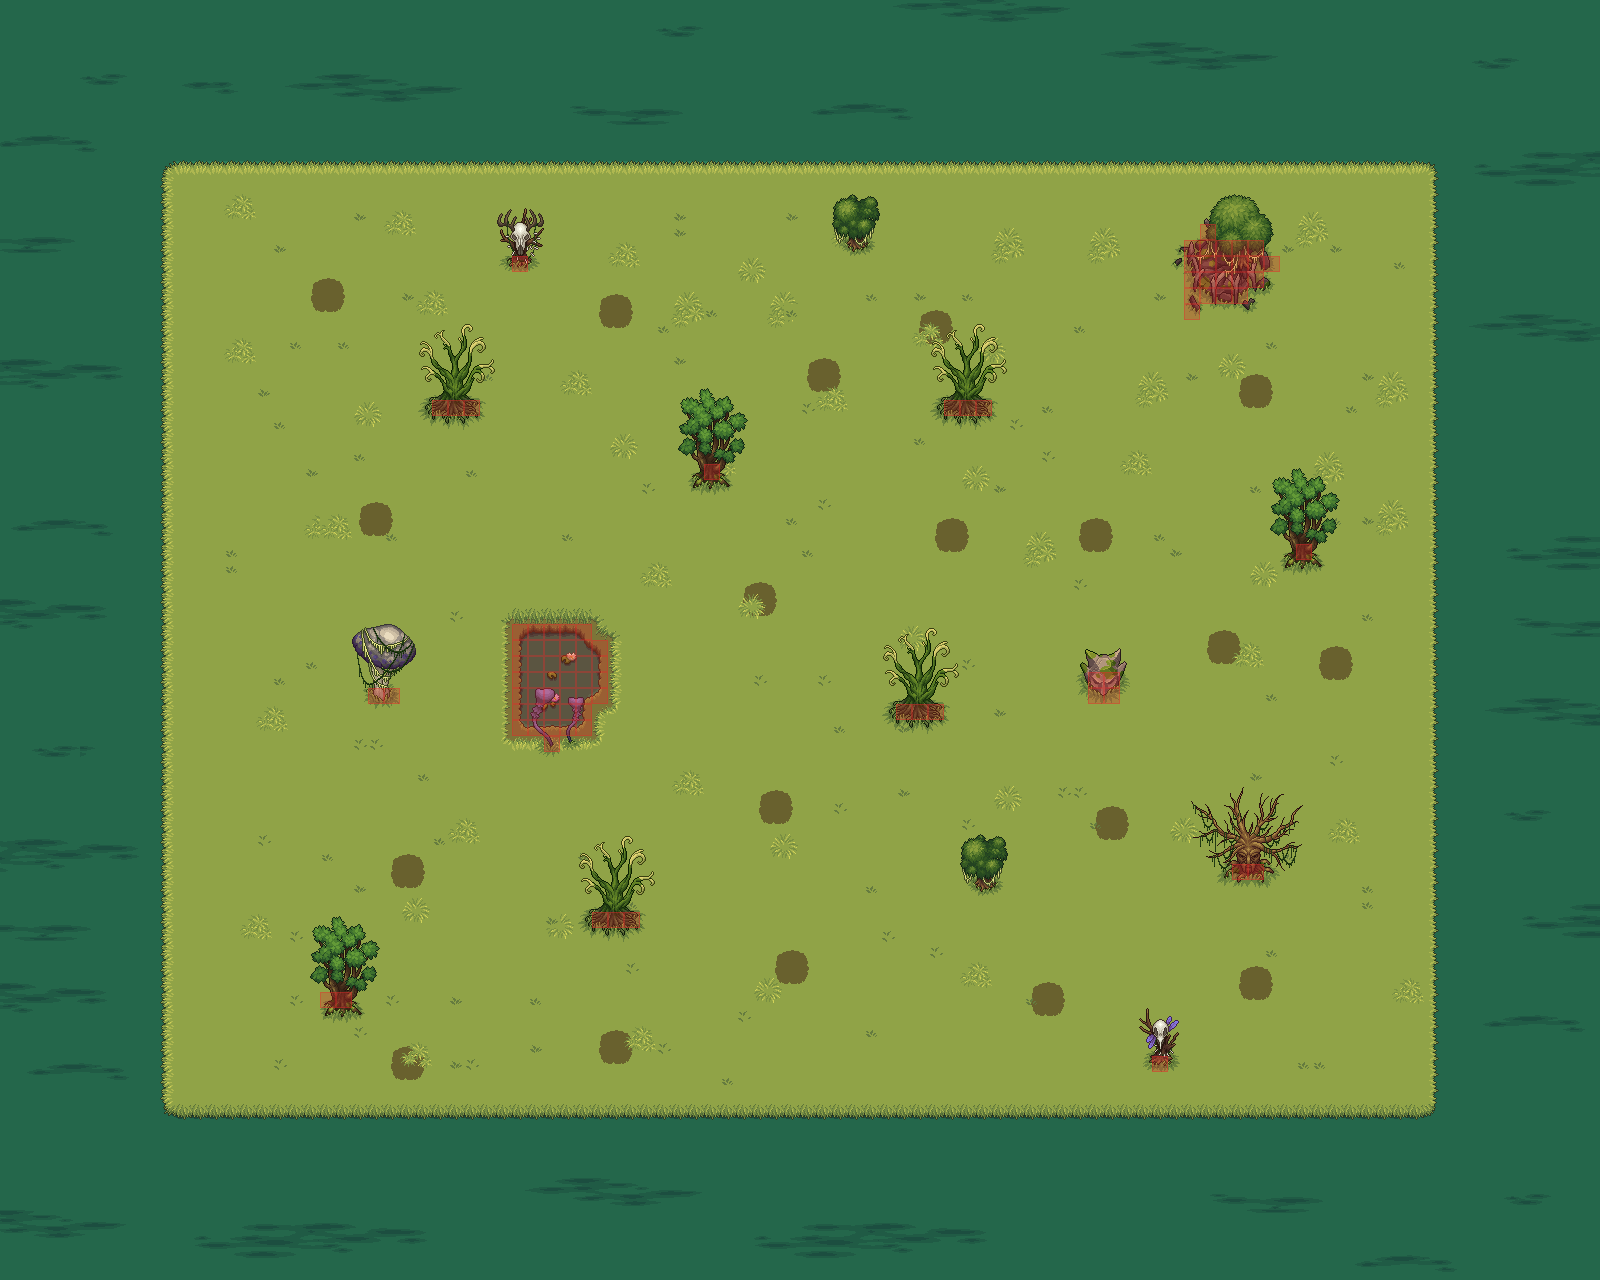

A 2D game scene composited from a Tiled map and its tileset images. What follows is a short description and the map's XML, with each tile layer's data collapsed to a summary:
An orthogonal 100x80 tile map with 16x16 px tiles, 9 tile layers (Agua base, Agua efectos, Pasto, pasto2, ...), 13 tilesets.

<map version="1.10" tiledversion="1.12.2" orientation="orthogonal" renderorder="right-down" width="100" height="80" tilewidth="16" tileheight="16" infinite="0" nextlayerid="13" nextobjectid="1">
 <tileset firstgid="1" source="../bosque/tiles/Water_detilazation.tsx" />
 <tileset firstgid="2887" source="../bosque/tiles/Water_detilazation2.tsx" />
 <tileset firstgid="5773" source="../bosque/tiles/Objects.tsx" />
 <tileset firstgid="6829" source="tiles/Ground_grass_swamp.tsx" />
 <tileset firstgid="7375" source="tiles/Objects.tsx" />
 <tileset firstgid="8851" source="tiles/Water_coasts.tsx" />
 <tileset firstgid="10567" source="tiles/Water_detilazation2.tsx" />
 <tileset firstgid="13453" source="tiles/Water_detilazation3.tsx" />
 <tileset firstgid="16339" source="tiles/choque.tsx" />
 <tileset firstgid="16341" source="tiles/duckweed.tsx" />
 <tileset firstgid="16869" source="tiles/spots.tsx" />
 <tileset firstgid="17205" source="tiles/sprites_animated.tsx" />
 <tileset firstgid="22449" source="tiles/water_lilis.tsx" />
 <layer id="1" name="Agua base" width="100" height="80" locked="1">
  <data>[8000 cells, 8000 non-empty, 1 distinct tile ids]</data>
 </layer>
 <layer id="4" name="Agua efectos" width="100" height="80" locked="1">
  <data>[8000 cells, 770 non-empty, 156 distinct tile ids]</data>
 </layer>
 <layer id="5" name="Pasto" width="100" height="80" locked="1">
  <data>[8000 cells, 4800 non-empty, 31 distinct tile ids]</data>
 </layer>
 <layer id="8" name="pasto2" width="100" height="80" locked="1">
  <data>[8000 cells, 40 non-empty, 11 distinct tile ids]</data>
 </layer>
 <layer id="11" name="Pasto_slow" width="100" height="80" locked="1">
  <data>[8000 cells, 211 non-empty, 20 distinct tile ids]</data>
 </layer>
 <layer id="6" name="Pasto_3" width="100" height="80" locked="1">
  <data>[8000 cells, 385 non-empty, 54 distinct tile ids]</data>
 </layer>
 <layer id="12" name="Objetos" width="100" height="80" locked="1">
  <data>[8000 cells, 118 non-empty, 118 distinct tile ids]</data>
 </layer>
 <layer id="7" name="Arboles" width="100" height="80" locked="1">
  <data>[8000 cells, 353 non-empty, 145 distinct tile ids]</data>
 </layer>
 <layer id="9" name="choque" width="100" height="80" locked="1" opacity="0.6">
  <data>[8000 cells, 88 non-empty, 1 distinct tile ids]</data>
 </layer>
 <imagelayer id="10" name="vista choque" locked="1" opacity="0.7">
  <image source="vista/choque.png" width="1600" height="1280" />
 </imagelayer>
</map>
